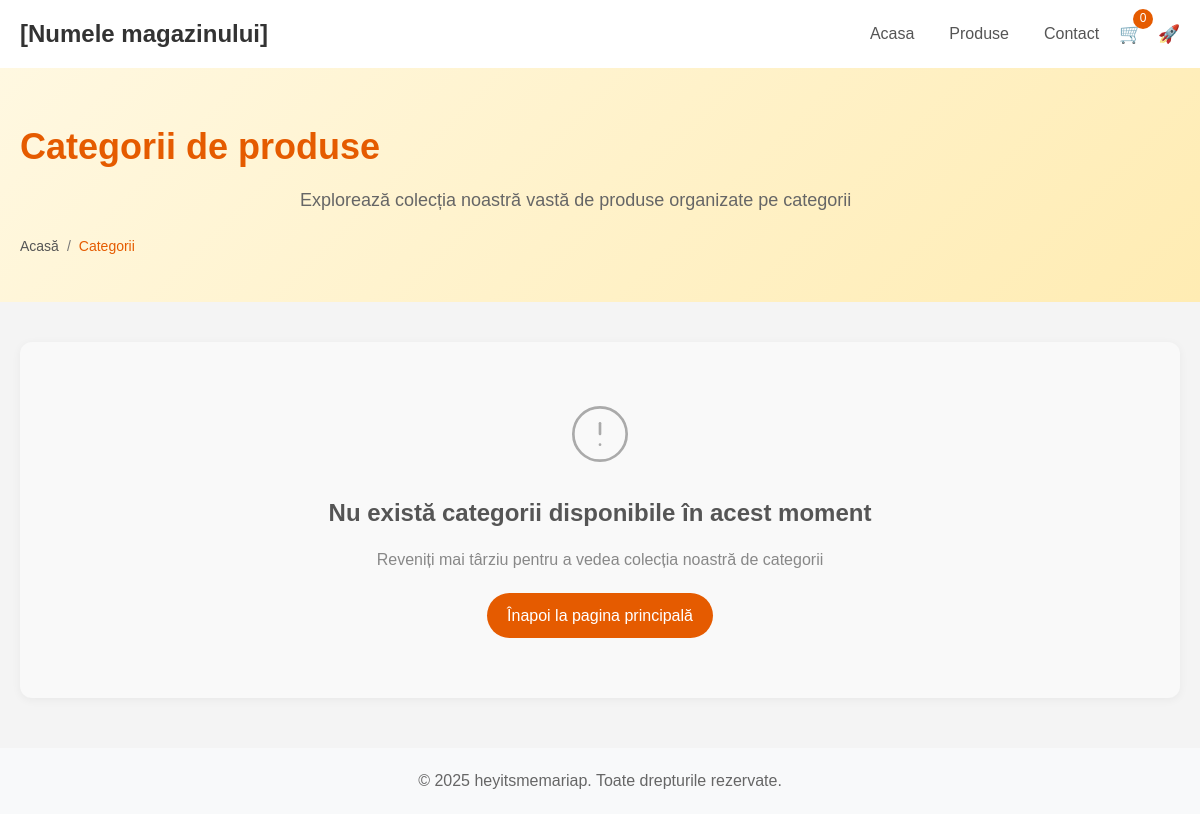
The page /categories on the database as committed earlier.
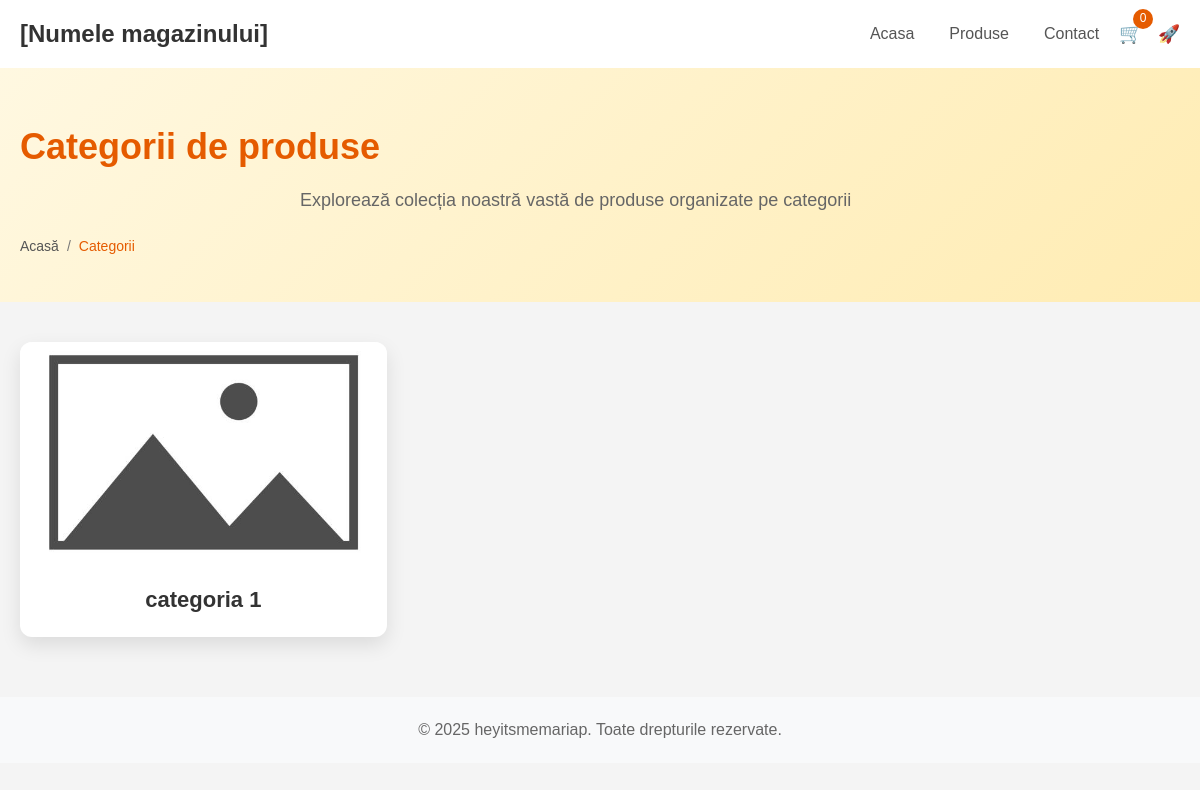
The same page on the database as committed later.
### core/models.py (models this page shows, shortened)
class Category(models.Model):
    cid = ShortUUIDField(unique=True, length=10, alphabet="abcdefgh12345")
    title = models.CharField(max_length=100, default="[Categorie]")
    image = models.ImageField(upload_to="categorie")
    class Meta:
        verbose_name_plural = "Categorii"

### core/views.py (the view)
# urls.py: path("categories", category_list, name="category-list"),
def category_list(request):
    cats = Category.objects.all()
    context = {
        "categories": cats # is the one from above
    }
    return render(request, 'core/categories_list.html', context)

### templates/core/categories_list.html (shortened to what this page needs)
{% extends 'partials/base.html'  %}
{% load static %}
{% block content %}
<section class="categories-header">
    <div class="container">
        <h1>Categorii de produse</h1>
        <p>Explorează colecția noastră vastă de produse organizate pe categorii</p>
        <nav class="breadcrumb">
            <a href="{% url 'core:index' %}">Acasă</a>
            <span class="separator">/</span>
            <span class="current">Categorii</span>
        </nav>
    </div>
</section>
<section class="categories-container">
    <div class="container">
        {% if categories %}
            <div class="categories-grid">
                {% for category in categories %}
                <a href="{% url 'core:category_detail' category.cid %}" class="category-card">
                    <div class="category-image">
                        <img src="{% if category.image %}{{ category.image.url }}{% else %}{% static 'img/placeholder.jpg' %}{% endif %}" alt="{{ category.title }}">
                    </div>
                    <div class="category-content">
                        <h2>{{ category.title }}</h2>
                    </div>
                </a>
                {% endfor %}
            </div>
        {% else %}
            <div class="no-categories">
                <div class="no-categories-icon">
                    <svg xmlns="http://www.w3.org/2000/svg" width="64" height="64" viewBox="0 0 24 24" fill="none" stroke="currentColor" stroke-width="1" stroke-linecap="round" stroke-linejoin="round"><circle cx="12" cy="12" r="10"></circle><line x1="12" y1="8" x2="12" y2="12"></line><line x1="12" y1="16" x2="12.01" y2="16"></line></svg>
                </div>
                <h3>Nu există categorii disponibile în acest moment</h3>
                <p>Reveniți mai târziu pentru a vedea colecția noastră de categorii</p>
                <a href="{% url 'core:index' %}" class="back-home">Înapoi la pagina principală</a>
            </div>
        {% endif %}
    </div>
</section>
{% endblock content %}

Rows that differ between the two databases and show on the page:
added Category: image (picture), title "categoria 1"
Other text that changed with them:
text no longer shown: "Nu există categorii disponibile în acest moment Reveniți mai târziu pentru a vedea colecția noastră de categorii Înapoi la pagina principală"
